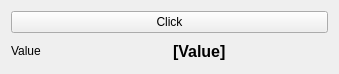
<?xml version="1.0" encoding="UTF-8"?>
<ui version="4.0">
 <class>Widget</class>
 <widget class="QWidget" name="Widget">
  <property name="geometry">
   <rect>
    <x>0</x>
    <y>0</y>
    <width>339</width>
    <height>74</height>
   </rect>
  </property>
  <property name="windowTitle">
   <string>Form</string>
  </property>
  <layout class="QVBoxLayout" name="verticalLayout">
   <item>
    <widget class="QPushButton" name="button">
     <property name="text">
      <string>Click</string>
     </property>
    </widget>
   </item>
   <item>
    <layout class="QHBoxLayout" name="horizontalLayout">
     <item>
      <widget class="QLabel" name="label">
       <property name="text">
        <string>Value</string>
       </property>
      </widget>
     </item>
     <item>
      <widget class="QLabel" name="value_label">
       <property name="font">
        <font>
         <pointsize>12</pointsize>
         <bold>true</bold>
        </font>
       </property>
       <property name="text">
        <string>[Value]</string>
       </property>
      </widget>
     </item>
    </layout>
   </item>
  </layout>
 </widget>
 <resources/>
 <connections/>
</ui>
